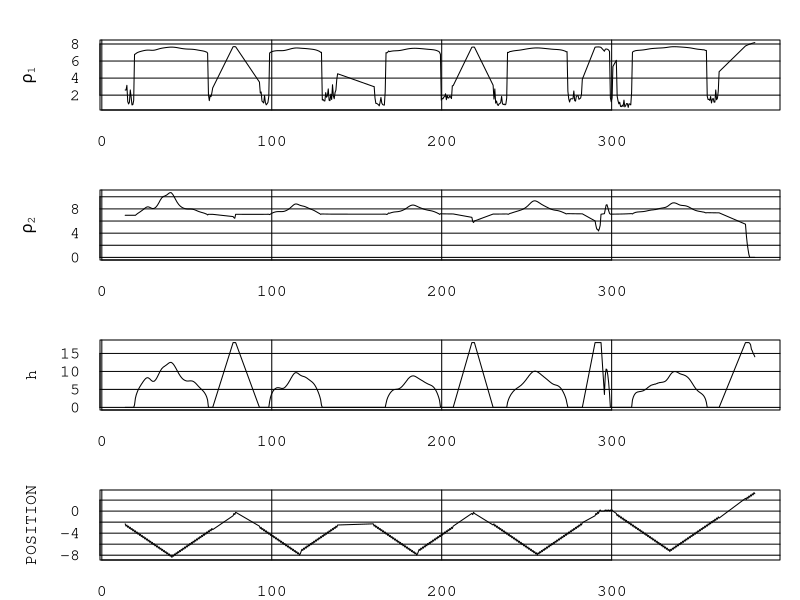

Write the R code that produced this figure.
inv <- read.csv("2021-10-25 17-23-43 6 mm inverse.csv")
# inv <- inv[100 < inv$TIME & inv$TIME < 400,]

par(mfrow = c(4, 1), mar = c(2, 5, 2, 1), cex = 1.0, family = 'mono', las = 1, tck = 1)
plot(inv$TIME, inv$rho1, type = 'l', xlab = 'Time, s', ylab = expression(bold(rho[1])))
plot(inv$TIME, inv$rho2, type = 'l', xlab = 'Time, s', ylab = expression(bold(rho[2])))
plot(inv$TIME, inv$h, type = 'l', xlab = 'Time, s', ylab = 'h')
plot(inv$TIME, inv$POSITION, type = 'l', xlab = 'Time, s', ylab = 'POSITION')